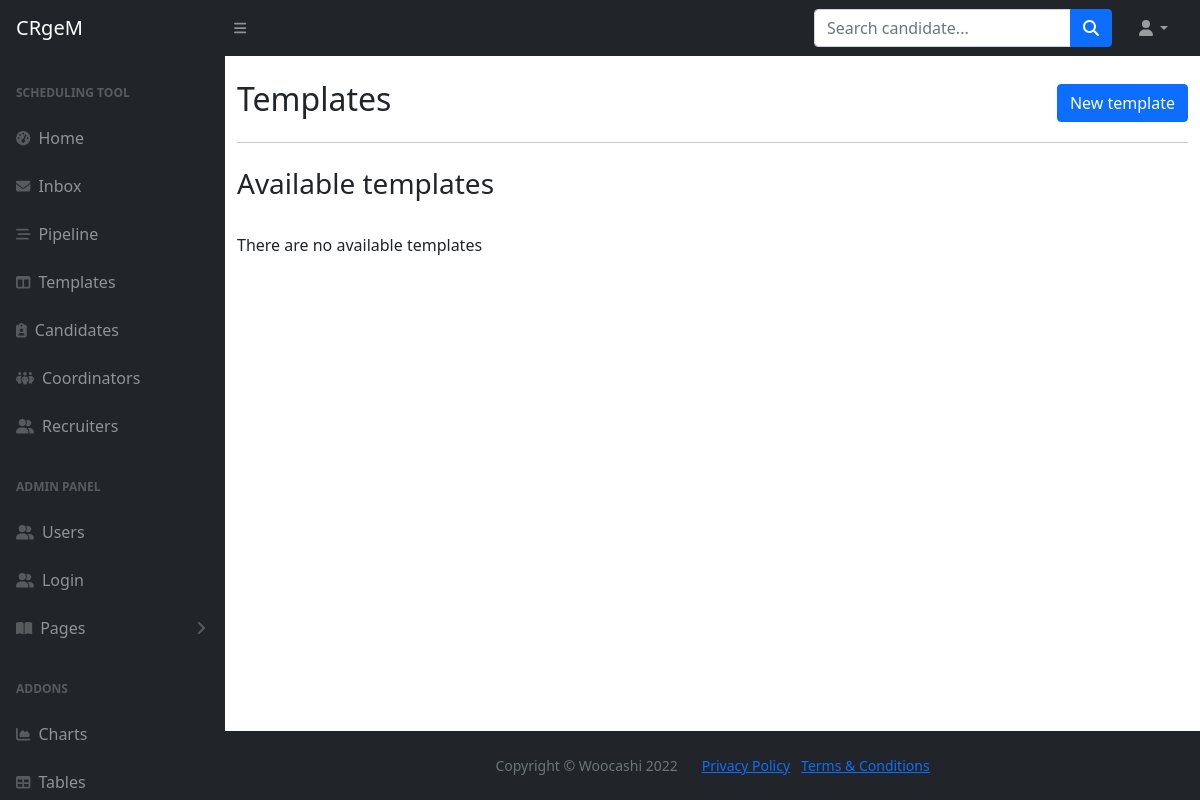
Page /templates on the earlier database version.
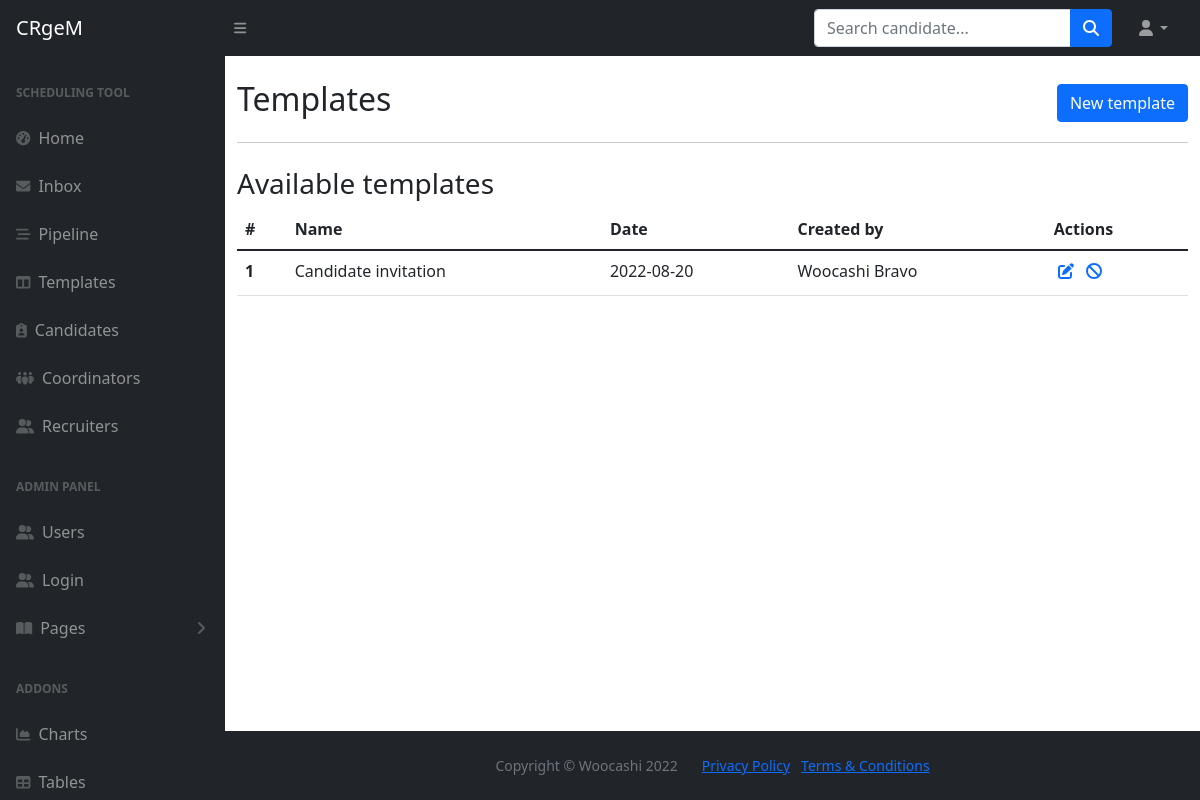
Same page on the later database version.
### main.py (models this page shows)
class Template(db.Model, Base):
    __tablename__="templates"
    id = db.Column(db.Integer, primary_key=True)
    name = db.Column(db.String, nullable=False)
    text = db.Column(db.Text, nullable=False)
    date = db.Column(db.Date, nullable=False)
    owner_id = Column(Integer, ForeignKey('users.id'))
    created_by = relationship("User", back_populates="templates")

class User(db.Model, UserMixin, Base):
    __tablename__="users"
    id = db.Column(db.Integer, primary_key=True)
    first_name = db.Column(db.String, nullable=False)
    last_name = db.Column(db.String, nullable=False)
    full_name = db.Column(db.String, nullable=False)
    email = db.Column(db.String, nullable=False, unique=True)
    phone = db.Column(db.String, nullable=False)
    type = db.Column(db.String, nullable=False)
    password = db.Column(db.String, nullable=False)
    interviews = relationship("Interview", back_populates="created_by")
    templates = relationship("Template", back_populates="created_by")
    candidates = relationship("Candidate", back_populates="created_by")
    tasks_sent = relationship("Task", primaryjoin="User.id==Task.sender_id", back_populates="from_user")
    tasks_received = relationship("Task", primaryjoin="User.id==Task.recipient_id", back_populates="to_user")
    tasks_delegated = relationship("Task", primaryjoin="User.id==Task.delegate_id", back_populates="delegated_by")

### main.py (the view)
@app.route('/templates')
def templates():
    templates = db.session.query(Template).all()
    print(templates)
    return render_template('message-templates.html', templates=templates, current_user=current_user, is_authenticated=current_user.is_authenticated)

### templates/message-templates.html
{% include "header.html" %}
	<main>
		<div class="container mt-4">
			<div class="row d-flex align-items-center">
				<div class="col-lg-6">
					<h2>Templates</h2>
				</div>
				<div class="col-lg-6 d-flex justify-content-end">
					<a class="btn btn-primary" href="{{url_for('new_template')}}">New template</a>
				</div>
			</div>
			<hr>
			<div class="row d-flex align-items-center mt-4">
				<h3>Available templates</h3>
			</div>
			{% if templates|length == 0 %}
			<div class="row d-flex align-items-center mt-4">
				<p>There are no available templates</p>
			</div>
			{% else %}
				<table class="table">
				  <thead>
				    <tr>
				      <th scope="col">#</th>
				      <th scope="col">Name</th>
				      <th scope="col">Date</th>
				      <th scope="col">Created by</th>
					    <th scope="col">Actions</th>
				    </tr>
				  </thead>
				  <tbody>
				  {% for template in templates %}
				    <tr>
				      <th scope="row">{{template.id}}</th>
				      <td>{{template.name}}</td>
				      <td>{{template.date}}</td>
				      <td>{{template.created_by.full_name}}</td>
					    <td>
						    <a class="text-decoration-none" href="{{url_for('edit_template', template_id=template.id)}}">
							    <i class="fa-solid fa-pen-to-square p-1" title="edit template"></i>
						    <a class="text-decoration-none" href="{{url_for('delete_template', template_id=template.id)}}">
						        <i class="fa-solid fa-ban p-1" title="delete template"></i>
					        </a>
					    </td>
				    </tr>
				  {% endfor %}
				  </tbody>
				</table>
			{% endif %}
		</div>
	</main>
{% include "footer.html" %}

Differences in the rows shown:
added Template: id "1", name "Candidate invitation", date "2022-08-20", created_by.full_name "Woocashi Bravo"
Other differences:
text no longer shown: "There are no available templates"
text now shown: "# Name Date Created by Actions"
